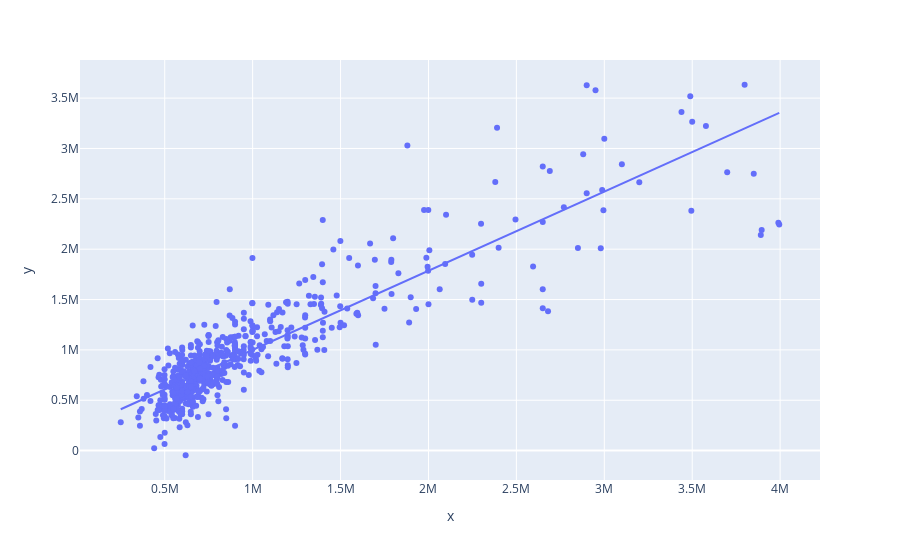

Notebook cell for this chart:
### Code cell
px.scatter(x=y_test, y=y_pred_test, trendline='ols')

### Figure 1 — Plotly figure (JSON) as saved in the notebook; plotly's stock layout.template omitted (floating-point values rounded to 4 significant figures; data arrays with more than 128 entries replaced by an {"elided": "..."} marker saying what was removed)
{"data": [{"hovertemplate": "x=%{x}<br>y=%{y}<extra></extra>", "legendgroup": "", "marker": {"color": "#636efa", "symbol": "circle"}, "mode": "markers", "name": "", "orientation": "v", "showlegend": false, "type": "scatter", "x": {"elided": "616 int values"}, "xaxis": "x", "y": {"elided": "616 float values"}, "yaxis": "y"}, {"hovertemplate": "<b>OLS trendline</b><br>y = 0.785789 * x + 214599<br>R<sup>2</sup>=0.783580<br><br>x=%{x}<br>y=%{y} <b>(trend)</b><extra></extra>", "legendgroup": "", "marker": {"color": "#636efa", "symbol": "circle"}, "mode": "lines", "name": "", "showlegend": false, "type": "scatter", "x": {"elided": "616 int values"}, "xaxis": "x", "y": {"elided": "616 float values"}, "yaxis": "y"}], "layout": {"legend": {"tracegroupgap": 0}, "margin": {"t": 60}, "xaxis": {"anchor": "y", "domain": [0, 1], "title": {"text": "x"}}, "yaxis": {"anchor": "x", "domain": [0, 1], "title": {"text": "y"}}}}
